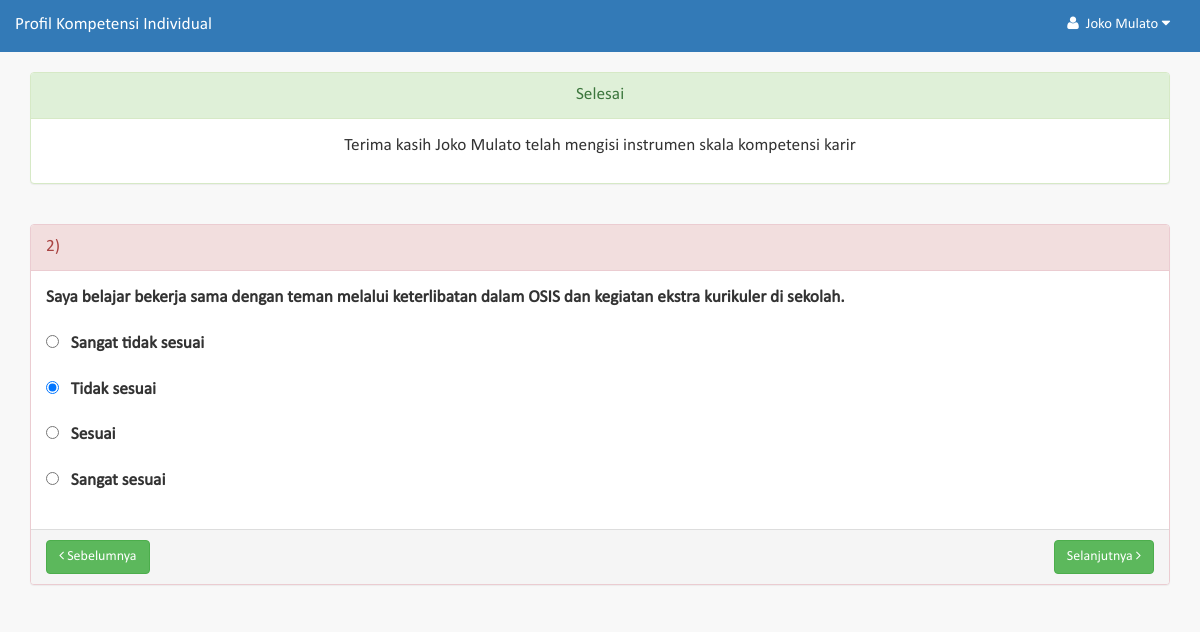
The page /tes?soal=2 (signed in) on the database its author committed.
### tables this page shows
CREATE TABLE `pertanyaan` (
  `id` int(11) NOT NULL,
  `standar_kompetensi_id` int(11) DEFAULT '0',
  `kompetensi_id` int(11) DEFAULT '0',
  `indikator_id` int(11) DEFAULT '0',
  `teks` text,
  `jenis` enum('standar','kompetensi','indikator','pertanyaan') DEFAULT NULL
);

CREATE TABLE `tes_jawaban` (
  `id` int(11) NOT NULL,
  `tes_id` int(11) DEFAULT NULL,
  `pertanyaan_id` int(11) DEFAULT NULL,
  `jawaban_id` int(11) DEFAULT NULL,
  `waktu` bigint(20) DEFAULT NULL
);

CREATE TABLE `jawaban` (
  `id` int(11) NOT NULL,
  `teks` varchar(30) DEFAULT NULL,
  `skor` int(11) DEFAULT NULL
);

### modules/modul_tes.php (called while the page is built, shortened)
<?php
	$jumlah = query_one( "select count(*) as soal from pertanyaan where jenis='pertanyaan'" );
	$test = select_one( "tes", "user_id=" . $user_session->id );
	if(!isset($get_soal)) {
		if( empty($test) ) {
			$test_id = insert( "tes", array(
				"user_id"=>$user_session->id,
				"mulai"=>time()
			));
		} else {
			update( "tes", array(
				"mulai"=>time()
			), "id=" . $test->id);
			$test_id = $test->id;
		}
		$get_soal = 1;
	} else {
		$test_id = $test->id;
	}
	$jwb = query_one( "select count(*) jumlah from tes_jawaban where tes_id=$test_id" );
	if( $jwb->jumlah==$jumlah->soal )
		$the_status = "selesai";
	if( $get_soal==1 ) {
		$back = -1;
		$next = 2;
	} elseif ( $get_soal==$jumlah->soal-1 ) {
		$back = $get_soal-1;
		$next = -1;
	} else {
		$back = $get_soal-1;
		$next = $get_soal+1;
	}
	$pertanyaan = select_one( "pertanyaan", "jenis='pertanyaan' ORDER BY
		id ASC LIMIT " .($get_soal-1). ",1" );
	$jawaban = select_one( "tes_jawaban", "tes_id=$test_id AND pertanyaan_id=" . $pertanyaan->id);
	$jenis_jawaban = query( "select * from jawaban order by id desc");

### engine/methods.php (called while the page is built, shortened)
<?php
	function get_session(){
		if(isset($_SESSION['login']) && $_SESSION['login']==true)
			return (object)array(
				'id'=>$_SESSION['id'],
				'username'=>$_SESSION['username'],
				'group_id'=>$_SESSION['group_id'],
				'group_name'=>$_SESSION['group_name'],
				'ref_id'=>$_SESSION['ref_id'],
				'profile'=>$_SESSION['profile']
			);
	}

### engine/db.php (called while the page is built, shortened)
<?php
	$connection = mysqli_connect('localhost:3406', 'root', '');
	mysqli_select_db($connection, 'potensi');
	function toarray($mres){
		$data = array();
		while($item = mysqli_fetch_object($mres))
			$data[] = $item;
		return $data;
	}
	function query($Q, $with_result=true){
		global $connection;
		$res = mysqli_query($connection, $Q) or die($Q . '<br/>' . mysqli_error($connection));
		if($with_result)
			return toarray($res);
		else
			return mysqli_insert_id($connection);
	}
	function query_one($Q){
		global $connection;
		$mres = mysqli_query($connection, $Q) or die($Q . '<br/>' . mysqli_error($connection));
		if(mysqli_num_rows($mres)==1)
			return mysqli_fetch_object($mres);
		else
			return false;
	}
	function select_one($table, $condition=null){
		$condition = empty($condition) ? '':' WHERE ' . $condition;
		return query_one("SELECT * FROM $table $condition");
	}

### templates/modul_tes.php (the view, shortened to what this page needs)
<?php include "layout/header.php"; ?>
</div>
<div class="container">
    <link href="./assets/js/datatables/media/css/jquery.dataTables.min.css" rel="stylesheet">
    <link href="./assets/js/datatables/media/css/dataTables.bootstrap.min.css" rel="stylesheet">
    <?php if( $the_status=="selesai" ): $msg = get_flashmessage(); ?>
        <div class="row">
            <div class="col-md-12" style="padding-top:20px;">
                <div class="panel panel-success">
                    <div class="panel-heading text-center"> Selesai </div>
                    <div class="panel-body text-center"><p><?php echo sprintf( "Terima kasih %s telah mengisi instrumen skala kompetensi karir", $user_session->profile->nama); ?></p></div>
                </div>
            </div>
        </div>
    <?php endif; ?>
    <div class="row">
        <div class="col-md-12" style="padding-top:20px;">
            <div class="panel panel-danger" id="panel-pertanyaan">
                <div class="panel-heading"> <?php echo $get_soal ?>) </div>
                <div class="panel-body">
                    <form method="post" class="form-horizontal form-isian">
                        <div class="form-group">
                            <label class="col-md-12"> <?php echo $pertanyaan->teks ?> </label>
                        </div>
                        <?php foreach($jenis_jawaban as $ji=>$jj): ?>
                        <div class="form-group">
                            <label for="pilihan<?php echo $ji ?>" class="col-md-11"><input type="radio" id="pilihan<?php echo $ji ?>" name="jawaban_id" value="<?php echo $jj->id ?>"  onchange="kirim()" <?php
                            if( !empty($jawaban) ) {
                                if( $jawaban->jawaban_id==$jj->id)
                                    echo " checked ";
                            }
                            ?> />  &nbsp;  <?php echo $jj->teks ?> </label>
                        </div>
                        <?php endforeach; ?>
                    </form>
                </div>
                <div class="panel-footer">
                    <button class="btn btn-success" onclick="location.href='tes?soal=<?php echo $back ?>'" <?php echo ($back<0)?'disabled':'' ?> > <i class="fa fa-angle-left"></i> Sebelumnya</button>
                    <button class="btn btn-success pull-right" onclick="location.href='tes?soal=<?php echo $next ?>'" <?php echo ($next<0)?'disabled':'' ?> >Selanjutnya <i class="fa fa-angle-right"></i></button>
                </div>
            </div>
        </div>
    </div>
<?php include "layout/footer.php"; ?>

### assets/css/sb-admin-2.css (style rules this page uses)
body { background-color: #f8f8f8; font-family: calibri; }
div, p, span, input, label { font-family: calibri; }
p, label, .panel-heading, input, button, .navbar-brand { font-size: 13pt; }

### rows shown on the page
pertanyaan: teks "Saya belajar bekerja sama dengan teman melalui keterlibatan dalam OSIS dan kegiatan ekstra kurikuler di sekolah."
jawaban: teks "Sangat tidak sesuai"
tes_jawaban: jawaban_id "☐ Sangat tidak sesuai", jawaban_id "☑ Tidak sesuai", jawaban_id "☐ Sesuai", jawaban_id "☐ Sangat sesuai"
jawaban: teks "Tidak sesuai"
jawaban: teks "Sesuai"
jawaban: teks "Sangat sesuai"

### other values the page prints
APPLICATION_TITLE "Profil Kompetensi Individual"
$user_session->profile->nama "Joko Mulato"
$get_soal "2"
